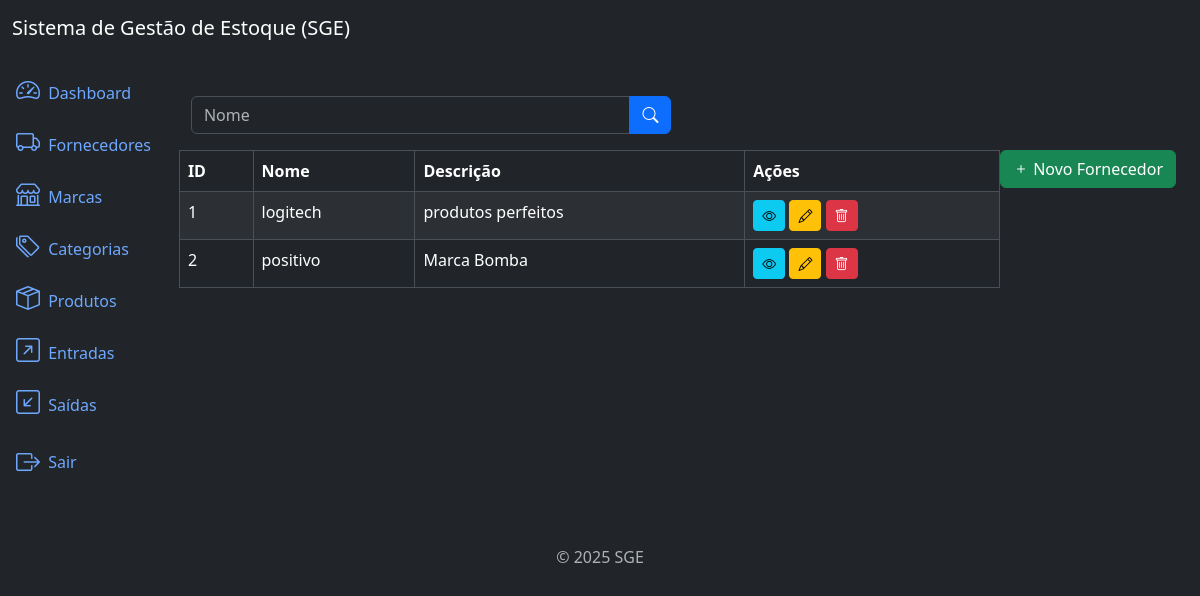
The app's page /suppliers/list/ (signed in) with its own data.
### suppliers/models.py (models this page shows, shortened)
class Supplier(models.Model):
    name = models.CharField(max_length=500)
    description = models.TextField(null=True, blank=True)
    created_at = models.DateTimeField(auto_now_add=True)
    updated_at =  models.DateTimeField(auto_now=True)
    class Meta:
        ordering = ['name']

### suppliers/views.py (the view)
# urls.py: path('suppliers/list/', views.SupplierListView.as_view(), name='supplier_list'),
class SupplierListView(LoginRequiredMixin, PermissionRequiredMixin,ListView):
    model = models.Supplier
    template_name = 'supplier_list.html'
    context_object_name = 'suppliers'
    paginate_by = 9
    permission_required = 'suppliers.view_supplier'
    def get_queryset(self):
        queryset = super().get_queryset()
        name = self.request.GET.get('name')
        if name:
            queryset = queryset.filter(name__icontains=name)
        return queryset

### suppliers/templates/supplier_list.html (shortened to what this page needs)
{% extends 'base.html' %}
{% block content %}
<div class="row mb-3">
    <div class="col-md-6">
            <form method="get" action="{% url 'supplier_list' %}">
             <div class="input-group">
                    <input type="text" class="form-control" name="name" placeholder="Nome" value="{{ request.GET.name }}">
                    <button type="submit" class="btn btn-primary">
                        <i class="bi bi-search"></i>
                    </button>
                </div>
            </form>
        </div>
    </div>
    {% if perms.suppliers.view_supplier %}
        <div class="col -md-6">
            <a href="{% url 'supplier_create' %}" class="btn btn-success float-end">
                 <i class="bi bi-plus"></i> Novo Fornecedor
            </a>
        </div>
    {% endif %}
</div>
<div class="table-responsive">
    <table class="table table-striped table-bordered">
        <thead class="thead-dark">
            <tr>
                <th>ID</th>
                <th>Nome</th>
                <th>Descrição</th>
                <th> Ações </th>
            </tr>
        </thead>
        <tbody>
            {% for supplier in suppliers %}
            <tr>
                <td>{{ supplier.id }}</td>
                <td>{{ supplier.name }}</td>
                <td>{{ supplier.description }}</td>
                <td>
                    {% if perms.suppliers.view_supplier %}
                        <a href="{%url "supplier_detail" supplier.id %}" class="btn btn-info btn-sm">
                            <i class="bi bi-eye"></i>
                        </a>
                    {% endif %}
                    {% if perms.suppliers.change_supplier %}
                        <a href="{%url "supplier_update" supplier.id %}" class="btn btn-warning btn-sm">
                            <i class="bi bi-pencil"></i>
                        </a>
                    {% endif %}
                    {% if perms.suppliers.delete_supplier %}
                        <a href="{%url "supplier_delete" supplier.id %}" class="btn btn-danger btn-sm">
                            <i class="bi bi-trash"></i>
                        </a>
                    {% endif %}
                </td>
            </tr>
            {% endfor %}
        </tbody>
    </table>
</div>
{% endblock %}

### records on screen
Supplier: id "1", name "logitech", description "produtos perfeitos"
Supplier: id "2", name "positivo", description "Marca Bomba"
